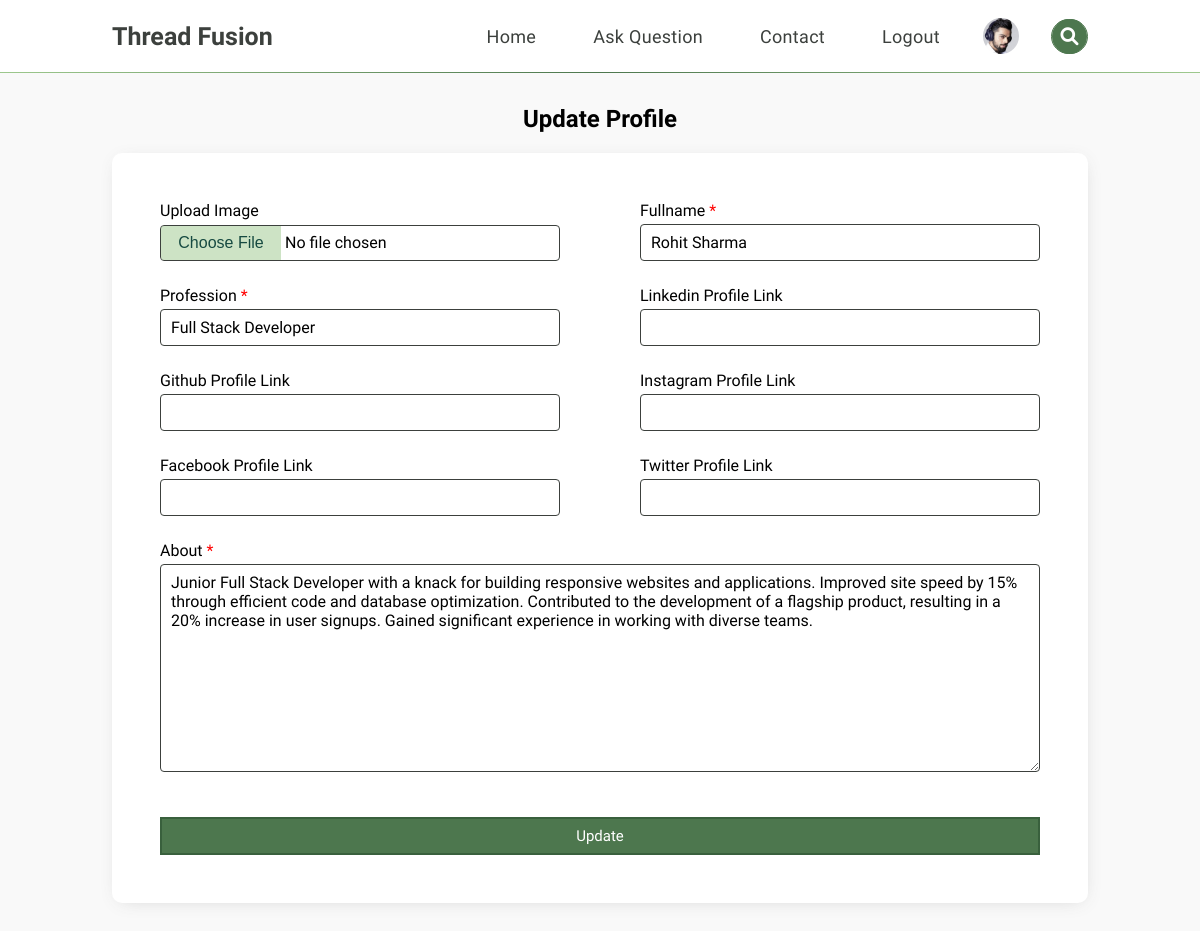
Page /updateprofile/5 (signed in) on the committed database.
### threadfusion/models.py (models this page shows, shortened)
class Profile(models.Model):
    user = models.ForeignKey(User, on_delete=models.CASCADE, related_name="users_profile")
    profile_image = models.ImageField(null=True, blank=True, upload_to="profile_images/")
    fullname = models.CharField(max_length=50)
    profession = models.CharField(max_length=50)
    about = models.TextField()
    linkedin = models.CharField(max_length=100)
    github = models.CharField(max_length=100)
    instagram = models.CharField(max_length=100)
    facebook = models.CharField(max_length=100)
    twitter = models.CharField(max_length=100)
    created_at = models.DateTimeField(auto_now_add=True)
    updated_at = models.DateTimeField(auto_now=True)

### threadfusion/views.py (the view)
# urls.py: path('updateprofile/<int:id>', views.updateprofile, name="updateprofile"),
def updateprofile(request, id):
    if not request.user.is_authenticated and request.user.id != id:
        return HttpResponseRedirect(reverse('index'))
    user = get_object_or_404(User, pk=id)
    try:
        profile = Profile.objects.get(user=user)
    except Profile.DoesNotExist:
        profile = None
    if request.method == 'POST':
        form = ProfileForm(request.POST, request.FILES, instance=profile)
        if form.is_valid():
            profile = form.save(commit=False)
            profile.user = user
            profile.save()
            form = ProfileForm()
            return render(request, 'threadfusion/updateprofile.html', {
                "form": form,
                "user_id": user.id,
                "alert": "Profile updated successfully"
            })
    else:
        form = ProfileForm(instance=profile)
    context = {'form': form, 'user': user}
    return render(request, "threadfusion/updateprofile.html", context)

### threadfusion/context_processors.py (called while the page is built)
def profile_context_processor(request):
    profile = None
    if request.user.is_authenticated:
        try:
            profile = Profile.objects.get(user=request.user)
        except Profile.DoesNotExist:
            profile = None
    return {'profile_img': profile}

### threadfusion/templates/threadfusion/updateprofile.html (shortened to what this page needs)
{% extends "threadfusion/navbar.html" %}
{% block body %}
    <diV class="update-profile-container">
        <h2>Update Profile</h2>
        <form method="POST" enctype="multipart/form-data" class="update-profile-form">
            <div class="form-group">
                <label for="{{ form.profile_image.id_for_label }}">{{ form.profile_image.label }}</label>
                <input type="file" name="profile_image" id="id_profile_image" class="custom-file-input">
            </div>
            <div class="form-group">
                <label for="{{ form.fullname.id_for_label }}">{{ form.fullname.label }}<span> *</span></label>
                {{ form.fullname }}
            </div>
            <div class="form-group">
                <label for="{{ form.profession.id_for_label }}">{{ form.profession.label }}<span> *</span></label>
                {{ form.profession }}
            </div>
            <div class="form-group">
                <label for="{{ form.linkedin.id_for_label }}">{{ form.linkedin.label }}</label>
                {{ form.linkedin }}
            </div>
            <div class="form-group">
                <label for="{{ form.github.id_for_label }}">{{ form.github.label }}</label>
                {{ form.github }}
            </div>
            <div class="form-group">
                <label for="{{ form.instagram.id_for_label }}">{{ form.instagram.label }}</label>
                {{ form.instagram }}
            </div>
            <div class="form-group">
                <label for="{{ form.facebook.id_for_label }}">{{ form.facebook.label }}</label>
                {{ form.facebook }}
            </div>
            <div class="form-group">
                <label for="{{ form.twitter.id_for_label }}">{{ form.twitter.label }}</label>
                {{ form.twitter }}
            </div>
            <div class="form-group about-textarea">
                <label for="{{ form.about.id_for_label }}">{{ form.about.label }}<span> *</span></label>
                {{ form.about }}
            </div>
            <input type="submit" value="Update" class="update-btn">
        </form>
    </diV>
{% endblock %}

### threadfusion/templates/threadfusion/navbar.html (shortened to what this page needs)
{% load static %}
<!DOCTYPE html>
<html lang="en">
<head>
    <link href="{% static 'threadfusion/style.css' %}" rel="stylesheet">
    <link href="https://cdn.quilljs.com/1.3.6/quill.snow.css" rel="stylesheet">
    <link rel="stylesheet" href="https://cdnjs.cloudflare.com/ajax/libs/font-awesome/6.0.0/css/all.min.css" />
</head>
<body>
    <nav class="navbar-menu">
        <a class="logo" href="{% url 'index' %}">Thread Fusion</a>
        <div class="main-menu" id="main-menu">
            <ul class="nav-lists">
                <li><a href="{% url 'index' %}">Home</a></li>
                <li><a href="{% url 'askquestion' %}">Ask Question</a></li>
                <li><a href="{% url 'contact' %}">Contact</a></li>
                {% if user.is_authenticated %}
                    <li><a href="{% url 'logout' %}">Logout</a></li>
                    {% if profile_img %}
                        <li class="user-profile-tag">
                            <a href="{% url 'userprofile' user.id %}">
                                <div class="image-box">
                                    <img src="{{ profile_img.profile_image.url }}" alt="Profile_Image" class="profile-image" >
                                </div>
                            </a>
                        </li>
                    {% endif %}
                {% else %}
                    <li><a href="{% url 'login' %}"><i class="fa-solid fa-right-to-bracket" id="mobile-icon"></i>Login</a></li>
                {% endif %}
            </ul>
            <form action="{% url 'search' %}" method="GET" class="search-box search-form">
                <button type="submit" class="search-btn"><i class="fa fa-search"></i></button>
            </form>
        </div>
    </nav>
    <div class="box-container" id="box-container">
        {% block body %}
        {% endblock %}
    </div>
</body>
</html>

### threadfusion/static/threadfusion/style.css (style rules this page uses)
* { margin: 0; padding: 0; box-sizing: border-box; font-family: "Exo 2", sans-serif; }
a { text-decoration: none; }
.navbar-menu { position: sticky; top: 0; left: 0; display: flex; align-items: center; justify-content: space-between; padding: 1rem 7rem; color: #3C403D; background-color: #fff; border-bottom: 1.5px solid transparent; -o-border-image: linear-gradient(to left, #9DC88D 1%, #4D774E 50%, #9DC88D 100%); border-image: linear-gradient(to left, #9DC88D 1%, #4D774E 50%, #9DC88D 100%); border-image-slice: 1; z-index: 1000; }
.navbar-menu .logo { font-size: 25px; font-weight: 700; color: #3C403D; transition: 0.5s ease; }
.navbar-menu .main-menu { display: flex; align-items: center; gap: 30px; }
.navbar-menu .main-menu .nav-lists { margin: 0; padding: 0; display: flex; align-items: center; gap: 25px; }
.navbar-menu .main-menu .nav-lists li { list-style: none; padding: 5px 14px; border: 2px solid transparent; transition: 0.4s ease-in-out; }
.navbar-menu .main-menu .nav-lists li a { font-size: 18px; color: #3C403D; font-weight: 400; letter-spacing: 0.3px; transition: 0.4s ease-in-out; }
.navbar-menu .main-menu .nav-lists .user-profile-tag { padding: 0; border: none; }
.navbar-menu .main-menu .nav-lists .user-profile-tag .image-box { width: 40px; height: 40px; border-radius: 50%; transition: 0.4s ease-in-out; border: 2px solid transparent; }
.navbar-menu .main-menu .nav-lists .user-profile-tag .image-box .profile-image { width: 100%; height: 100%; -o-object-fit: cover; object-fit: cover; border-radius: 50%; }
.navbar-menu .main-menu .search-box { height: 35px; border-radius: 50px; border: 1px solid #4D774E; display: flex; align-items: center; justify-content: center; }
.navbar-menu .main-menu .search-box .search-btn { width: 35px; height: 35px; float: right; color: #fff; outline: none; border: none; border-radius: 50px; background: #4D774E; display: flex; align-items: center; justify-content: center; text-decoration: none; transition: 0.3s; cursor: pointer; }
.navbar-menu .main-menu .search-box .search-btn .fa-search { font-size: 18px; }
.navbar-menu .main-menu .search-box:hover > .search-btn, .navbar-menu .main-menu .search-input:focus + .search-btn, .navbar-menu .main-menu .search-input:not(:placeholder-shown) + .search-btn { color: #fff; background: #4D774E; }
.box-container .update-profile-container { width: 100%; padding: 2rem 7rem; display: flex; align-items: center; justify-content: center; flex-direction: column; gap: 20px; background-color: rgba(246, 246, 246, 0.6784313725); }
.box-container .update-profile-container .update-profile-form { padding: 3rem; width: 100%; border-radius: 10px; box-shadow: 1px 3px 19px -8px rgba(78, 78, 78, 0.28); display: grid; grid-template-columns: repeat(2, 1fr); gap: 25px 5rem; background-color: #fff; }
.box-container .update-profile-container .update-profile-form .about-textarea { grid-column: 1/3; }
.box-container .update-profile-container .update-profile-form label span { color: red; }
.box-container .update-profile-container .update-profile-form input[type=file] { width: 100%; font-size: 16px; margin-top: 5px; cursor: pointer; border-radius: 4px; border: 1.5px solid #3C403D; }
.box-container .update-profile-container .update-profile-form textarea, .box-container .update-profile-container .update-profile-form .input-field { width: 100%; margin-top: 4px; font-size: 16px; padding: 8px 10px; outline: none; border: 1.5px solid #3C403D; border-radius: 4px; }
.box-container .update-profile-container .update-profile-form .update-btn { grid-column: 1/3; width: 100%; color: #fff; font-size: 15px; margin-top: 1rem; padding: 8px 10px; text-align: center; border: 2px solid #39603D; background-color: #4D774E; transition: 0.5s ease-in-out; }

### rows in the picture
Profile: profile_image (picture)
Profile: fullname "Rohit Sharma", profession "Full Stack Developer", about "Junior Full Stack Developer with a knack for building responsive websites and applications. Improved site speed by 15% through efficient code and database optimization. Contributed to the development of a flagship product, resulting in a 20% increase in user signups. Gained significant experience in working with diverse teams."
